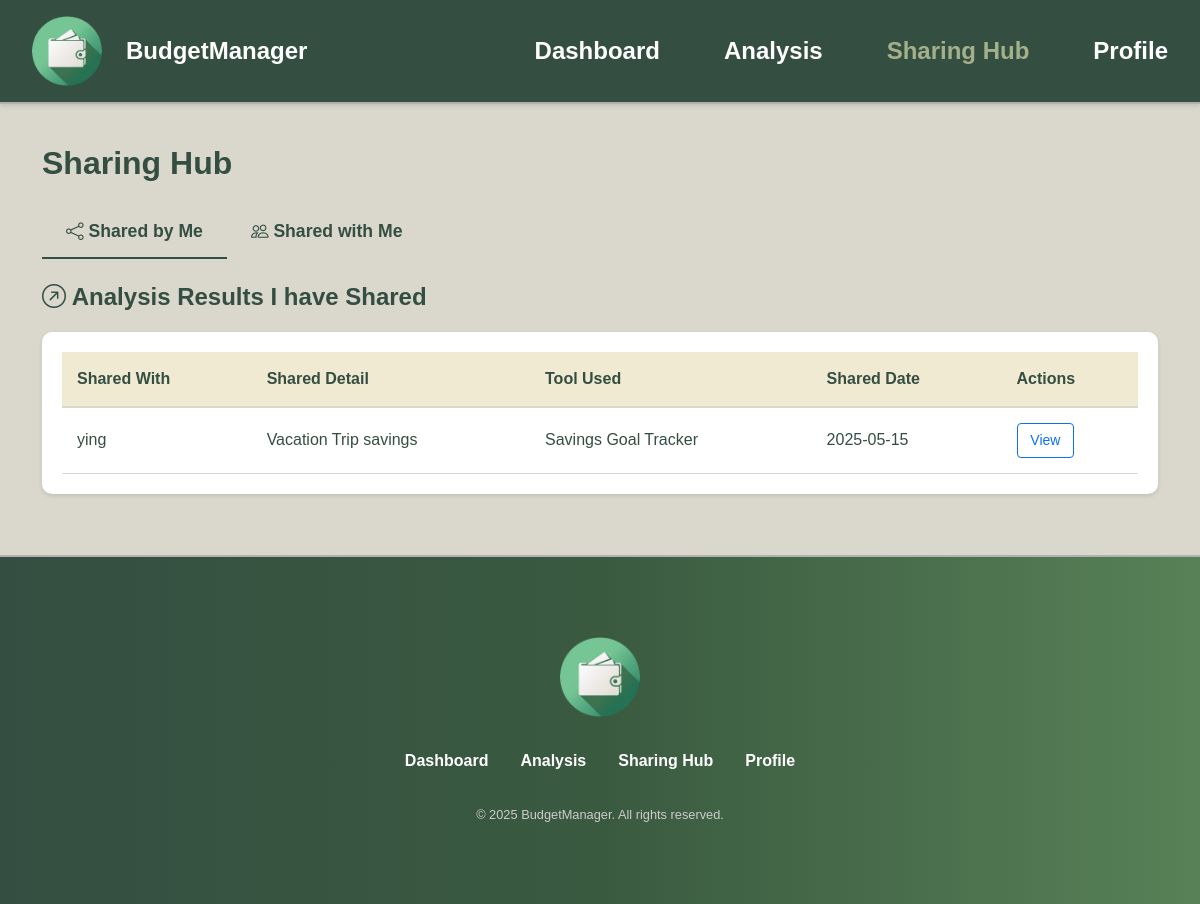
Page /share (signed in) on the earlier database version.
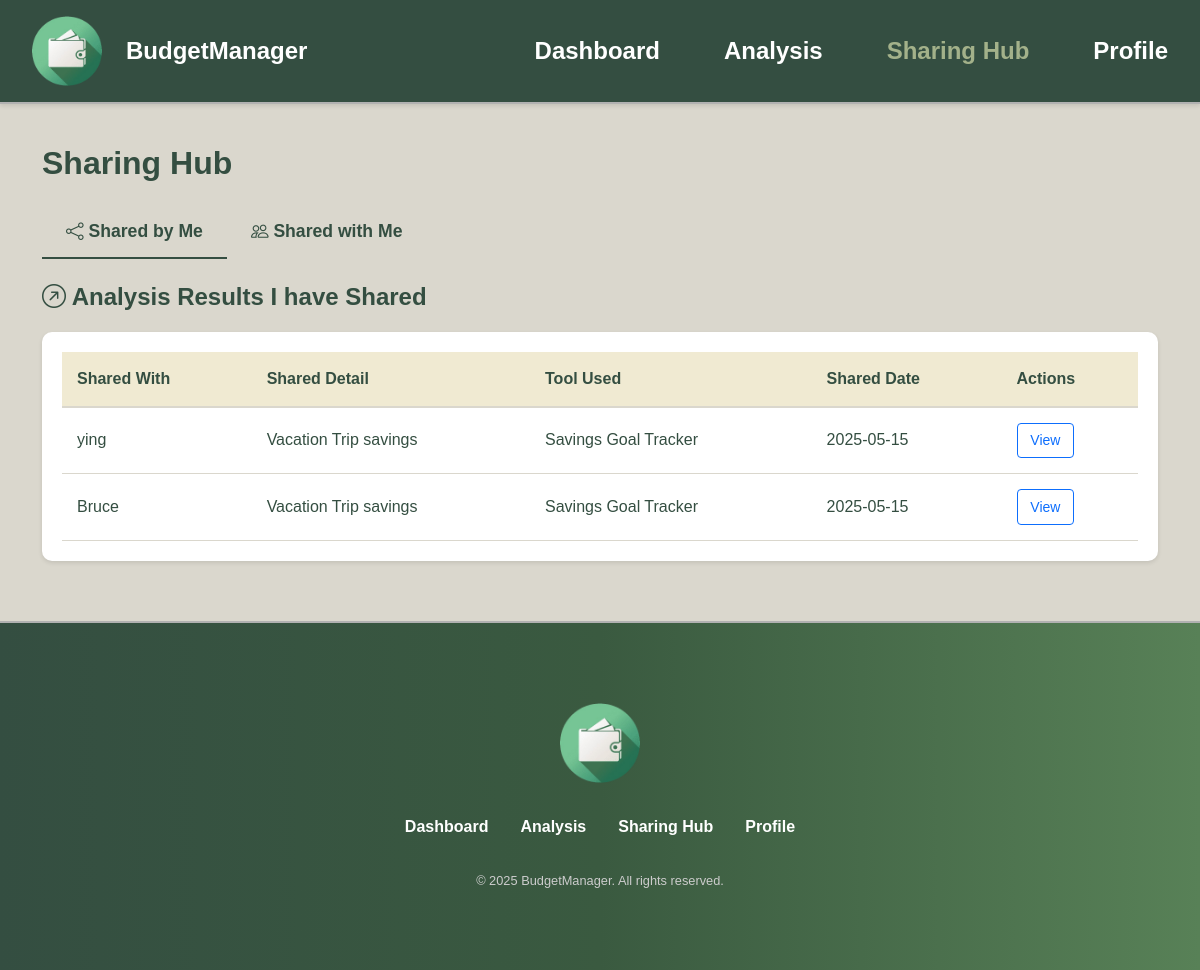
Same page on the later database version.
### models/savings_goal_share.py (models this page shows)
class SavingsGoalShare(db.Model):
    __tablename__ = 'savings_goal_shares'
    id = db.Column(db.Integer, primary_key=True)
    goal_id = db.Column(db.Integer, db.ForeignKey('savings_goals.id'), nullable=False)
    shared_with_user_id = db.Column(db.Integer, db.ForeignKey('users.id'), nullable=False)
    tool_name = db.Column(db.String(100), nullable=False)  # e.g., 'savings_goal', 'future_predictor'
    created_at = db.Column(db.DateTime, default=datetime.utcnow)
    shared_user = db.relationship(
        "User",
        backref="shared_goals",
        primaryjoin="SavingsGoalShare.shared_with_user_id==User.id"
    )
    goal = db.relationship("SavingsGoal", backref="shared_records")

### models/user.py (models this page shows, shortened)
class User(db.Model):
    __tablename__ = 'users'
    id = db.Column(db.Integer, primary_key=True)
    name = db.Column(db.String(100), nullable=False)
    email = db.Column(db.String(100), unique=True, nullable=False)
    password_hash = db.Column(db.String(256), nullable=False)
    created_at = db.Column(db.DateTime, default=datetime.utcnow)

### models/savings_goal.py (models this page shows)
class SavingsGoal(db.Model):
    __tablename__ = 'savings_goals'
    id = db.Column(db.Integer, primary_key=True)
    user_id = db.Column(db.Integer, db.ForeignKey('users.id'), nullable=False)
    goal_name = db.Column(db.String(100), nullable=False)
    target_amount = db.Column(db.Float, nullable=False)
    saved_amount = db.Column(db.Float, default=0.0)
    deadline = db.Column(db.Date, nullable=False)
    created_at = db.Column(db.DateTime, default=datetime.utcnow)
    shares = db.relationship('SavingsGoalShare', backref='savings_goal', lazy=True)
    owner = db.relationship('User', backref='goals')

### app.py (the view)
@app.route('/share')
@login_required_custom
def share():
    user_id = session.get('user_id')
    shared_by_me = SavingsGoalShare.query.join(SavingsGoal).filter(SavingsGoal.user_id == user_id).all()
    shared_with_me = SavingsGoalShare.query.filter_by(shared_with_user_id=user_id).all()
    return render_template('share.html',
                           shared_by_me=shared_by_me,
                           shared_with_me=shared_with_me)

### app.py (called while the page is built)
def login_required_custom(f):
    @wraps(f)
    def decorated_function(*args, **kwargs):
        if 'user_id' not in session:
            flash('please login first', 'warning')
            return redirect(url_for('login'))
        return f(*args, **kwargs)
    return decorated_function

### templates/share.html (shortened to what this page needs)
{% extends "layout_user.html" %}
{% block styles %}
<link href="https://cdn.jsdelivr.net/npm/bootstrap@5.3.5/dist/css/bootstrap.min.css" rel="stylesheet">
<link href="https://cdn.jsdelivr.net/npm/bootstrap-icons@1.11.0/font/bootstrap-icons.css" rel="stylesheet">
<link rel="stylesheet" href="{{ url_for('static', filename='css/style.css') }}">
<link rel="stylesheet" href="{{ url_for('static', filename='css/share.css') }}">
{% endblock %}
{% block content %}
<div class="container mt-4">
    <h2 class="mb-4">Sharing Hub</h2>
    <ul class="nav nav-tabs mb-4" id="sharingTabs" role="tablist">
        <li class="nav-item" role="presentation">
            <button class="nav-link active" id="shared-by-me-tab" data-bs-toggle="tab" data-bs-target="#shared-by-me" type="button" role="tab">
                <i class="bi bi-share"></i> Shared by Me
            </button>
        </li>
        <li class="nav-item" role="presentation">
            <button class="nav-link" id="shared-with-me-tab" data-bs-toggle="tab" data-bs-target="#shared-with-me" type="button" role="tab">
                <i class="bi bi-people"></i> Shared with Me
            </button>
        </li>
    </ul>
    <div class="tab-content" id="sharingTabsContent">
        <div class="tab-pane fade show active" id="shared-by-me" role="tabpanel">
            <div class="mt-4">
                <h4><i class="bi bi-arrow-up-right-circle"></i> Analysis Results I have Shared</h4>
                <div class="table-responsive">
                    <table class="table table-hover">
                        <thead>
                            <tr>
                                <th>Shared With</th>
                                <th>Shared Detail</th>
                                <th>Tool Used</th>
                                <th>Shared Date</th>
                                <th>Actions</th>
                            </tr>
                        </thead>
                        <tbody>
                            {% if shared_by_me %}
                                {% for share in shared_by_me %}
                                <tr>
                                    <td>{{ share.shared_user.name }}</td>
                                    <td>{{ share.goal.goal_name }}</td>
                                    <td>Savings Goal Tracker</td>
                                    <td>{{ share.goal.created_at.strftime('%Y-%m-%d') }}</td>
                                    <td>
                                        <a href="{{ url_for('savings_goal_tracker') }}#goal-{{ share.goal.id }}" class="btn btn-sm btn-outline-primary">View</a>
                                    </td>
                                </tr>
                                {% endfor %}
                            {% else %}
                                <tr>
                                    <td colspan="5" class="text-center text-muted py-4">
                                        <em>You haven't shared any tools or reports yet. Shared items will appear here once you do.</em>
                                    </td>
                                </tr>
                            {% endif %}
                        </tbody>
                    </table>
                </div>
            </div>
        </div>
    </div>
</div>
{% endblock %}

### templates/layout_user.html (shortened to what this page needs)
<!DOCTYPE html>
<html>
    <head>
        {% block styles %}{% endblock %}
    </head>
    <body data-scroll-target-id="{{ scroll_target_id | default('') }}" {% block body_tag_attrs %}{% endblock %}>
        <nav class="navbar">
            <div class="brand-section">
                <a href="{{ url_for('dashboard') }}" class="brand-link">
                    <img src="{{ url_for('static', filename='media/images/logo.png') }}" alt="budgetmanager" class="logo">
                    <span class="brand-name">BudgetManager</span>
                </a>
            </div>
            <ul>
                <li><a href="{{ url_for('dashboard') }}" class="{{ 'active' if request.endpoint == 'dashboard' }}">Dashboard</a></li>
                <li><a href="{{ url_for('analysis') }}" class="{{ 'active' if request.endpoint == 'analysis' }}">Analysis</a></li>
                <li><a href="{{ url_for('share') }}" class="{{ 'active' if request.endpoint == 'share' }}">Sharing Hub</a></li>
                <li><a href="{{ url_for('profile') }}" class="{{ 'active' if request.endpoint == 'profile' }}">Profile</a></li>
            </ul>
        </nav>
        <main class="main-content">
            {% block content %}
            {% endblock %}
        </main>
        <footer class="footer">
            <div class="footer-container">
                <div class="footer-logo">
                    <a href="{{ url_for('dashboard') }}">
                        <img src="{{ url_for('static', filename='media/images/logo.png') }}" alt="BudgetManager Logo">
                    </a>
                </div>
                <ul class="footer-links">
                    <li><a href="{{ url_for('dashboard') }}">Dashboard</a></li>
                    <li><a href="{{ url_for('analysis') }}">Analysis</a></li>
                    <li><a href="{{ url_for('share') }}">Sharing Hub</a></li>
                    <li><a href="{{ url_for('profile') }}">Profile</a></li>
                </ul>
                <div class="footer-copy">
                    &copy; 2025 BudgetManager. All rights reserved.
                </div>
            </div>
        </footer>
    </body>
</html>

### static/css/style.css (style rules this page uses)
body, h1, ul, li, a { margin: 0; padding: 0; list-style: none; text-decoration: none; color: inherit; }
body { font-family: 'Arial', sans-serif; background-color: #DAD7CD; color: #000; display: flex; flex-direction: column; }
body, html { scroll-behavior: smooth; height: 100%; }
main.main-content { flex: 1; }
.navbar { display: flex; justify-content: space-between; position: fixed; width: 100%; align-items: center; background-color: #344E41; padding: 1rem 2rem; box-shadow: 0 2px 4px rgba(0, 0, 0, 0.1); border-bottom: 2px solid #b1b1b1; z-index: 1000; }
.navbar .logo { height: 70px; width: auto; }
.navbar ul { display: flex; gap: 4rem; }
.navbar a { font-size: 1.5rem; color: #fff; font-weight: bold; transition: color 0.3s; }
.navbar a.active { color: #A3B18A; cursor: pointer; }
.footer { background: linear-gradient(90deg, #344E41, #3A5A40, #588157); color: #fff; padding: 5rem 2rem; border-top: 2px solid #b1b1b1; font-size: 1rem; }
.footer-container { display: flex; flex-direction: column; gap: 1rem; align-items: center; justify-content: center; text-align: center; }
.footer-logo img { height: 80px; width: auto; }
.footer-links { display: flex; flex-direction: row; gap: 2rem; list-style: none; padding: 0; margin: 1rem; }
.footer-links a { color: #ffffff; font-weight: bold; transition: color 0.3s; text-decoration: none; }
.footer-copy { color: #cccccc; font-size: 0.8rem; }
.brand-section { display: flex; align-items: center; }
.brand-link { display: flex; align-items: center; text-decoration: none; gap: 1rem; }
.brand-name { font-size: 1.5rem; font-weight: bold; color: #ffffff; margin-left: 0.5rem; }

### static/css/share.css (style rules this page uses)
.container.mt-4 { padding-top: 120px; padding-bottom: 60px; }
.nav-tabs { border-bottom: 2px solid #DAD7CD; }
.nav-tabs .nav-link { color: #344E41; font-weight: 600; font-size: 1.1rem; padding: 12px 24px; border: none; border-bottom: 2px solid transparent; margin-bottom: -2px; transition: all 0.3s ease; }
.nav-tabs .nav-link.active { color: #344E41; background-color: transparent; border-bottom: 2px solid #344E41; }
.table-responsive { background-color: #ffffff; border-radius: 10px; box-shadow: 0 2px 4px rgba(0, 0, 0, 0.1); padding: 20px; margin-top: 20px; }
.table { margin-bottom: 0; }
.table th { background-color: #f0ead2; color: #344E41; font-weight: 600; border-bottom: 2px solid #DAD7CD; padding: 15px; }
.table td { vertical-align: middle; padding: 15px; color: #344E41; border-bottom: 1px solid #DAD7CD; }
h2.mb-4 { color: #344E41; font-weight: 700; margin-bottom: 2rem; }
h4 { color: #344E41; font-weight: 600; margin-bottom: 1rem; }
.table tbody tr { transition: all 0.2s ease; }
.btn-sm { padding: 0.4rem 0.8rem; font-size: 0.875rem; }

Differences in the rows shown:
added SavingsGoalShare: shared_user.name "Bruce", goal.goal_name "Vacation Trip savings", goal.created_at "2025-05-15"
